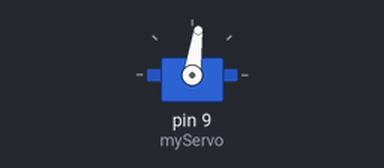
This sketch was run on a simulated Arduino Uno, built with avr-gcc and run on an emulated ATmega328P. Shown: servo. Random numbers use the default seed unless the sketch sets one.

Above: at 0.1 s.
At 10.1 s:
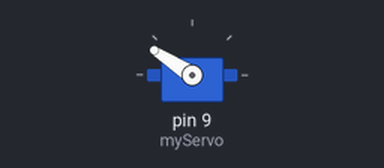
At 20.1 s:
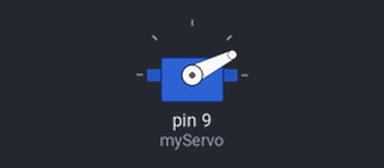
At 39.1 s:
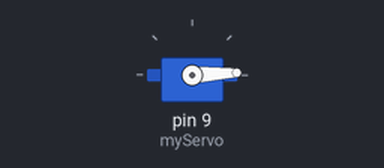
Timing chart, 0 to 40.0 s (numbered marks = the images above):
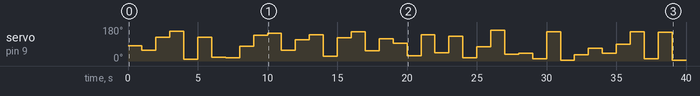

The sketch:

servodrive.ino
```cpp
#include <Servo.h>

Servo myServo;

void setup() {
  myServo.attach(9);
  randomSeed(analogRead(0));
}

void loop() {
  int angle = random(0, 181);
  myServo.write(angle);
  delay(1000);
}
```

Measured:
- by itself, servo on pin 9 (myServo): 82° → 57° at 1.0 s, → 126° 1.0 s later, → 158° 1.0 s later, → 10° 1.0 s later, … (39 changes in this stretch)
